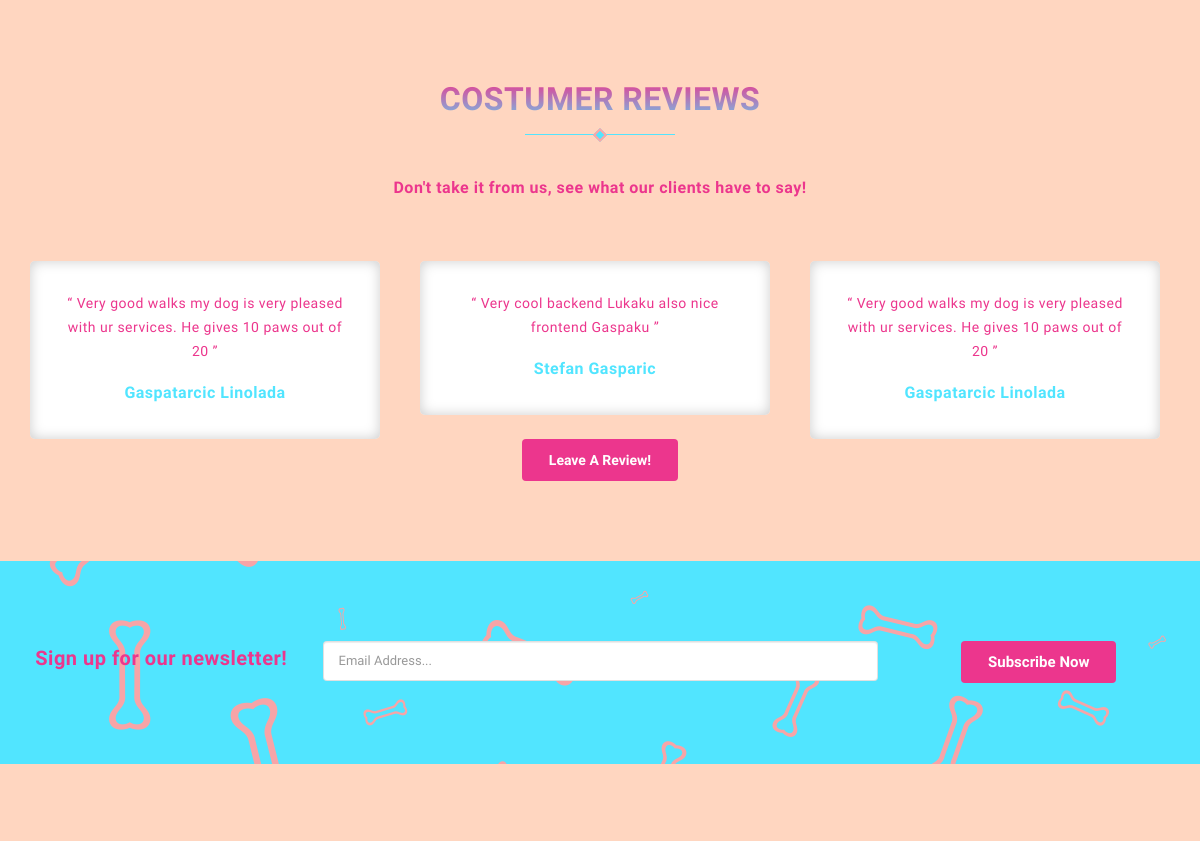
Before: / (middle part) with the older database file.
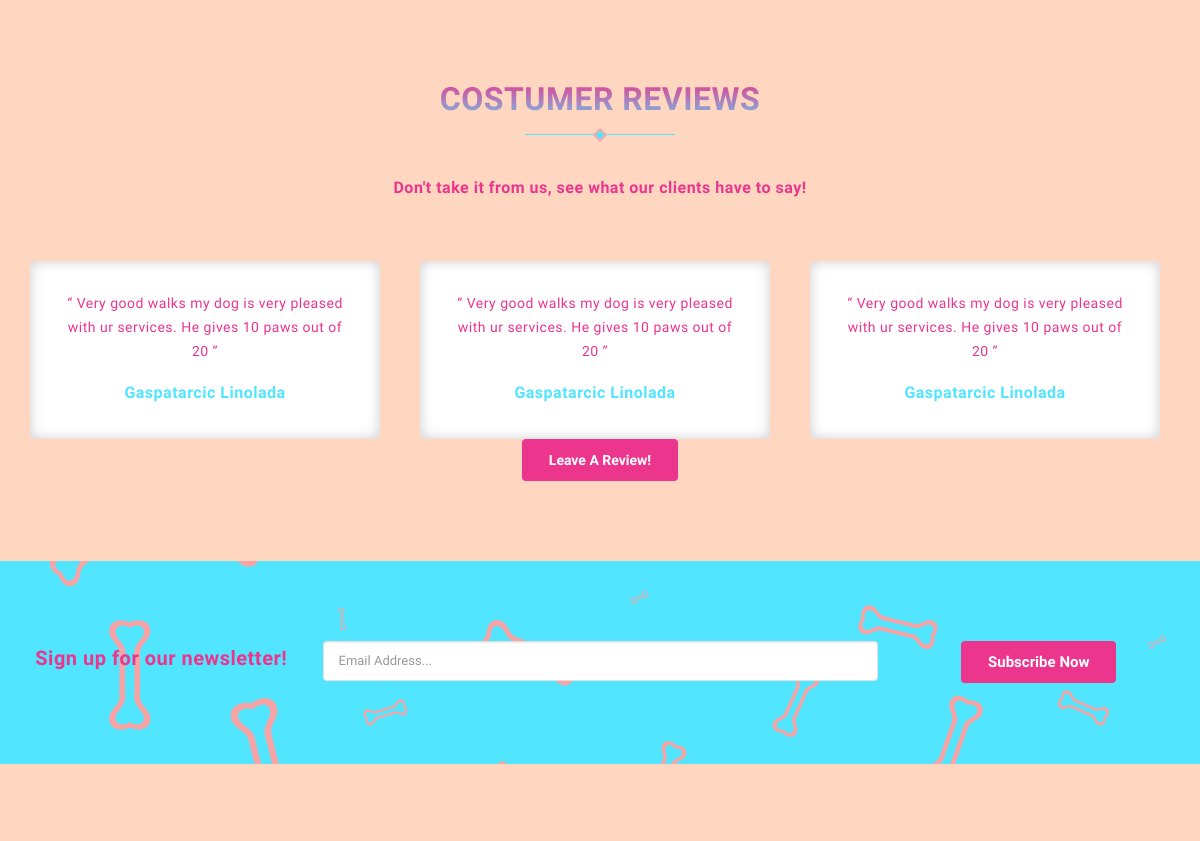
After: the same page with the newer database file.
### tables this page shows
CREATE TABLE `reviews` (
  `review_id` int(11) NOT NULL,
  `code_fk` char(10) NOT NULL,
  `comment` varchar(500) NOT NULL,
  `verified` tinyint(1) NOT NULL DEFAULT '0'
);

CREATE TABLE `users` (
  `user_id` int(11) NOT NULL,
  `name` varchar(50) NOT NULL,
  `email` varchar(30) NOT NULL,
  `hashed_email` varchar(60) NOT NULL,
  `address` varchar(50) NOT NULL,
  `phone` varchar(20) NOT NULL,
  `status` tinyint(1) NOT NULL DEFAULT '1',
  `verified` tinyint(1) NOT NULL DEFAULT '0',
  `review_code` char(20) NOT NULL,
  `verification_code` char(20) NOT NULL
);

### index.php (the view, shortened to what this page needs)
<?php
require "includes/header.inc.php";
?>
    <section class="testimonials section" id="review">
        <div class="container">
            <div class="sec-title text-center">
                <h2>Costumer reviews</h2>
                <p class="fw-600">Don't take it from us, see what our clients have to say!</p>
            </div>
            <div class="testimonial-carousel owl-carousel owl-theme">
                <?php
                    $sql = "SELECT name,comment FROM reviews
                            JOIN users on code_fk = review_code
                            WHERE reviews.verified = 1;";
                    $query = mysqli_query($connect,$sql);
                    while($result = mysqli_fetch_assoc($query)){
                        echo "
                            <div class=\"item\">
                                <div class=\"single-testimonials\">
                                <p>“ ".$result['comment']." ”</p>
                                <div class=\"author-content\">
                                    <h3> ".$result['name']."</h3>
                                    </div>
                                </div>
                            </div>
                        ";
                    }
                ?>
            </div>
            <div class="row">
                <div class="col-md-12 col-lg-12 text-center">
                    <button type="submit" name="review" id="review_button" class="btn btn-primary" ><a href="review.php">Leave a review!</a></button>
                </div>
            </div>
        </div>
    </section>
    <section id="newsletter_anchor"  style="background: url(images/dogBone.png) no-repeat center #51e5ff;" class="section grey-background">
        <form action="includes/newsletter.inc.php" method="post">
            <div class="container">
                <div class="row">
                    <div class="col-md-12 col-lg-3 text-center">
                            <label for="email" class="newsletter_label">Sign up for our newsletter!</label>
                    </div>
                    <div class="col-sm-6 col-xs- col-sm-offset-2 col-md-6 col-md-offset-2 col-lg-6 col-lg-offset-0 text-center">
                            <input type="email" class="form-control colored_input" name="email" placeholder="Email Address..." required>
                    </div>
                    <div class="col-sm-2 col-md-2 col-lg-3 text-center pt-3 pt-md-0 pt-lg-0 pt-sm-3 ">
                    <button type="submit" name="submit" id="newsletter_button" class="btn btn-primary" >subscribe now</button>
                    </div>
                    <div class="col-sm-12 text-center">
                    </div>
                </div>
            </div>
        </form>
    </section>
<form method="post" action="includes/booking.inc.php">
    <section class="booking section" id="booking">
    </section>
</form>
<?php
require_once "includes/footer.inc.php";
?>

Changed rows visible on the page:
no longer on this page (row edited): reviews: comment "Very cool backend Lukaku also nice frontend Gaspaku", users.name "Stefan Gasparic"
